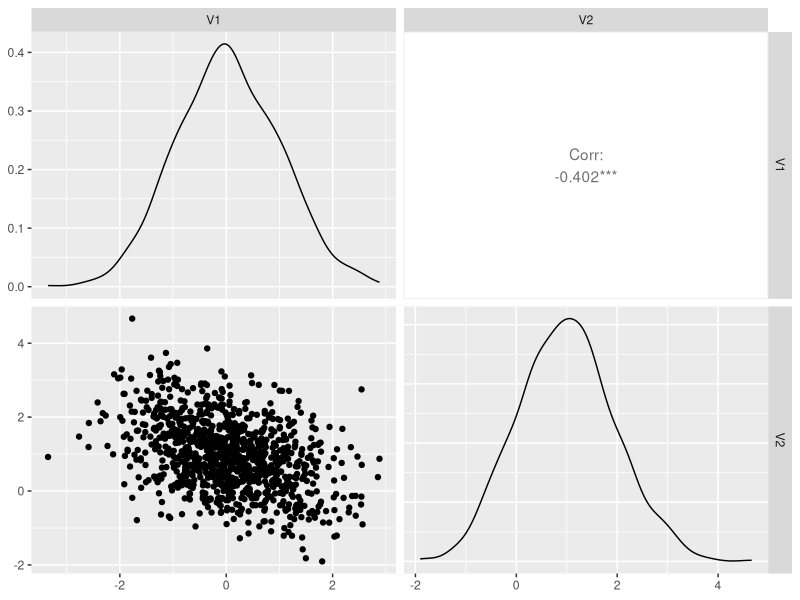

Source code (R):
## ---- chunk 1
library(tidyverse)
library(MASS)
library(GGally)
## ---- chunk 2
knitr::opts_chunk$set(fig.pos = 'H',
                      fig.asp = 0.618,
                      fig.width = 4,
                      fig.cap = "", 
                      fig.path = "",
                      echo = FALSE,
                      message = FALSE,
                      fig.show = "hold")
## ---- chunk 3
# source: https://medium.com/geekculture/how-to-generate-correlated-data-in-r-57a675b7fd2f

cor_preset <- sample(c(.9, .4, 0, -.4, -.9), 1)

# create the variance covariance matrix
sigma<-rbind(c(1,cor_preset), c(cor_preset, 1))
# create the mean vector
mu<-c(0, 1)
# generate the multivariate normal distribution
df<-as.data.frame(mvrnorm(n=1000, mu=mu, Sigma=sigma))
## ---- chunk 4
ggpairs(df)
